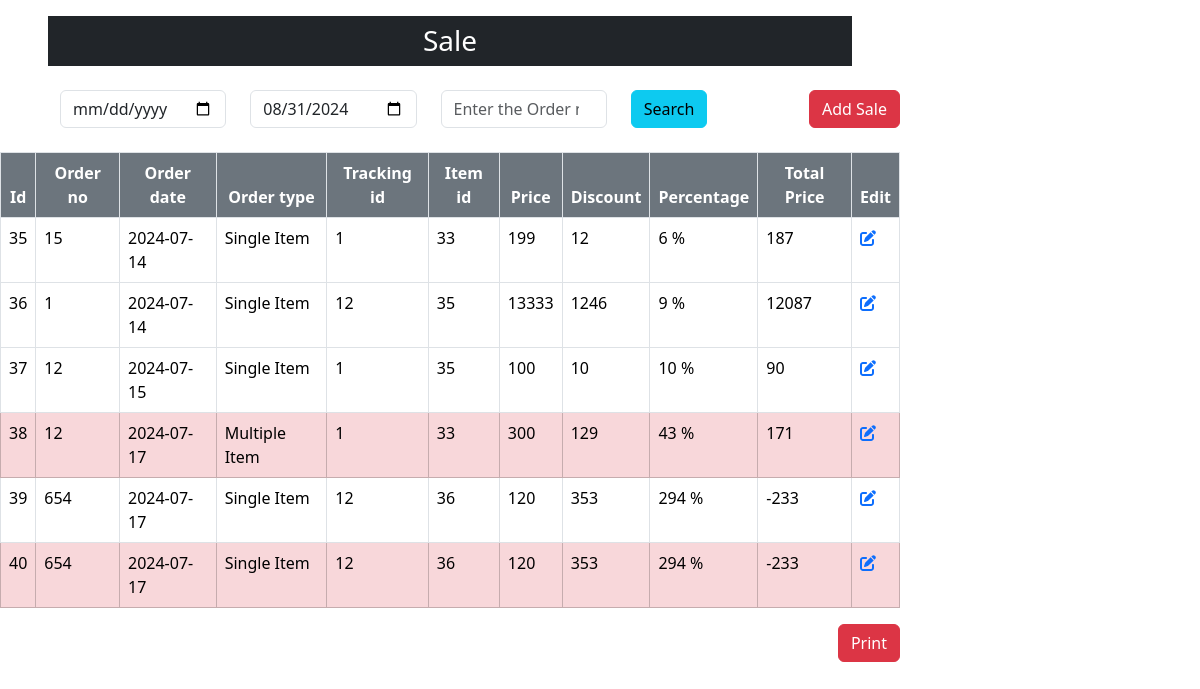
Page /admin/managesale.php on the committed database.
### tables this page shows
CREATE TABLE `add_sale` (
  `id` int(11) NOT NULL,
  `storename` int(11) NOT NULL,
  `name` varchar(255) NOT NULL,
  `phone_no` int(11) NOT NULL,
  `city` text NOT NULL,
  `order_type` varchar(255) NOT NULL,
  `order_no` int(11) NOT NULL,
  `item_id` int(11) NOT NULL,
  `price` int(11) NOT NULL,
  `tracking_id` int(11) NOT NULL,
  `order_date` date NOT NULL,
  `discount` float NOT NULL,
  `shipping` int(11) NOT NULL,
  `free_shipping` varchar(255) NOT NULL,
  `cate_id` int(11) NOT NULL
);

### admin/managesale.php (the view, shortened to what this page needs)
<?php
include('./include/header.php');
include('../connection.php');
?>
<div class="col-sm-9">
    <div class="mt-3 mx-5 text-center">
        <h3 class="bg-dark text-white p-2">Sale</h3>
    </div>
    <div class="mt-4">
        <a href="dash.php?addsale" class="btn btn-danger text-white float-end no-print">Add Sale</a>
    </div>
    <form method="POST" action="">
        <div class="row mt-3 mx-5">
            <div class="form-group col-md-3">
                <input type="date" class="form-control" name="date1" id="date1" value="" placeholder="Enter the Date1">
            </div>
            <div class="form-group col-md-3">
                <?php
                $currentDate = date('Y-m-d');
                echo '<input type="date" class="form-control" name="date2" id="date2" value="' . $currentDate . '" placeholder="Enter the Date2" required>';
                ?>
            </div>
            <div class="form-group col-md-3">
                <input type="number" class="form-control" name="num" id="num" value="" placeholder="Enter the Order no">
            </div>
            <div class="form-group col-md-3">
                <button class="btn btn-info text-bold" type="submit" name="view1">Search</button>
            </div>
        </div>
    </form>
    <table class="table table-bordered mt-4">
        <thead>
            <tr class="text-center text-white bg-secondary">
                <th class='bg-secondary text-white' scope="col">Id</th>
                <th class='bg-secondary text-white' scope="col">Order no</th>
                <th class='bg-secondary text-white' scope="col">Order date</th>
                <th class='bg-secondary text-white' scope="col">Order type</th>
                <th class='bg-secondary text-white' scope="col">Tracking id</th>
                <th class='bg-secondary text-white' scope="col">Item id</th>
                <th class='bg-secondary text-white' scope="col">Price</th>
                <th class='bg-secondary text-white' scope="col">Discount</th>
                <th class='bg-secondary text-white' scope="col">Percentage</th>
                <th class='bg-secondary text-white' scope="col">Total Price</th>
                <th class='bg-secondary text-white no-print' scope="col">Edit</th>
            </tr>
        </thead>
        <tbody>
            <?php
            if (isset($res)) {
                if ($res->num_rows > 0) {
                    $seenOrderNumbers = [];
                    while ($row = $res->fetch_assoc()) {
                        if (in_array($row['order_no'], $seenOrderNumbers)) {
                            echo '<tr class="table-danger text-white">';
                        } else {
                            echo '<tr>';
                            $seenOrderNumbers[] = $row['order_no'];
                        }
                        $ship = $row['free_shipping'] ? $row['discount'] + $row['shipping'] : $row['discount'];
                        $percentage = round(($ship / $row['price']) * 100);
                        $total = $row['price'] - $ship;
                        echo '<td>' . htmlspecialchars($row['id']) . '</td>';
                        echo '<td>' . htmlspecialchars($row['order_no']) . '</td>';
                        echo '<td>' . htmlspecialchars($row['order_date']) . '</td>';
                        echo '<td>' . htmlspecialchars($row['order_type']) . '</td>';
                        echo '<td>' . htmlspecialchars($row['tracking_id']) . '</td>';
                        echo '<td>' . htmlspecialchars($row['item_id']) . '</td>';
                        echo '<td>' . htmlspecialchars($row['price']) . '</td>';
                        echo '<td>' . htmlspecialchars($ship) . '</td>';
                        echo '<td>' . htmlspecialchars($percentage) . ' %</td>';
                        echo '<td>' . htmlspecialchars($total) . '</td>';
                        echo '<td class="no-print"><a href="view.php?id=' . htmlspecialchars($row['id']) . '"><i class="fas fa-edit"></i></a></td>';
                        echo '</tr>';
                    }
                } else {
                    echo '<tr><td colspan="12">No data found for the selected date.</td></tr>';
                }
            } else {
                $sql_all = "SELECT `id`, `order_no`, `order_type`, `order_date`, `item_id`,
                            `tracking_id`, `price`, `discount`, `shipping`, `free_shipping`
                            FROM `add_sale`";
                $res_all = $con->query($sql_all);
                $seenOrderNumbers = [];
                if ($res_all->num_rows > 0) {
                    while ($row_all = $res_all->fetch_assoc()) {
                        if (in_array($row_all['order_no'], $seenOrderNumbers)) {
                            echo '<tr class="table-danger text-white">';
                        } else {
                            echo '<tr>';
                            $seenOrderNumbers[] = $row_all['order_no'];
                        }
                        $ship = $row_all['free_shipping'] ? $row_all['discount'] + $row_all['shipping'] : $row_all['discount'];
                        $percentage = round(($ship / $row_all['price']) * 100);
                        $total = $row_all['price'] - $ship;
                        echo '<td>' . htmlspecialchars($row_all['id']) . '</td>';
                        echo '<td>' . htmlspecialchars($row_all['order_no']) . '</td>';
                        echo '<td>' . htmlspecialchars($row_all['order_date']) . '</td>';
                        echo '<td>' . htmlspecialchars($row_all['order_type']) . '</td>';
                        echo '<td>' . htmlspecialchars($row_all['tracking_id']) . '</td>';
                        echo '<td>' . htmlspecialchars($row_all['item_id']) . '</td>';
                        echo '<td>' . htmlspecialchars($row_all['price']) . '</td>';
                        echo '<td>' . htmlspecialchars($ship) . '</td>';
                        echo '<td>' . htmlspecialchars($percentage) . ' %</td>';
                        echo '<td>' . htmlspecialchars($total) . '</td>';
                        echo '<td class="no-print"><a href="view.php?id=' . htmlspecialchars($row_all['id']) . '"><i class="fas fa-edit"></i></a></td>';
                        echo '</tr>';
                    }
                } else {
                    echo '<tr><td colspan="12">No data found.</td></tr>';
                }
            }
            ?>
        </tbody>
    </table>
    <div>
        <button onclick="window.print();" class="no-print btn btn-danger float-end">
            Print
        </button>
    </div>
</div>
<?php
include('./include/footer.php');
?>

### rows in the picture
add_sale: id "35", order_no "15", order_date "2024-07-14", order_type "Single Item", tracking "1", item "33", price "199", discount "12", percentage "6", total "187"
add_sale: id "36", order_no "1", order_date "2024-07-14", order_type "Single Item", tracking "12", item "35", price "13333", ship "1246", percentage "9", total "12087"
add_sale: id "37", order_no "12", order_date "2024-07-15", order_type "Single Item", tracking "1", item "35", price "100", discount "10", total "90"
add_sale: id "38", order_no "12", order_date "2024-07-17", order_type "Multiple Item", tracking "1", item "33", price "300", ship "129", percentage "43", total "171"
add_sale: id "39", order_no "654", order_date "2024-07-17", order_type "Single Item", tracking "12", item "36", price "120", ship "353", percentage "294", total "-233"
add_sale: id "40", order_no "654", order_date "2024-07-17", order_type "Single Item", tracking "12", item "36", price "120", ship "353", percentage "294", total "-233"
